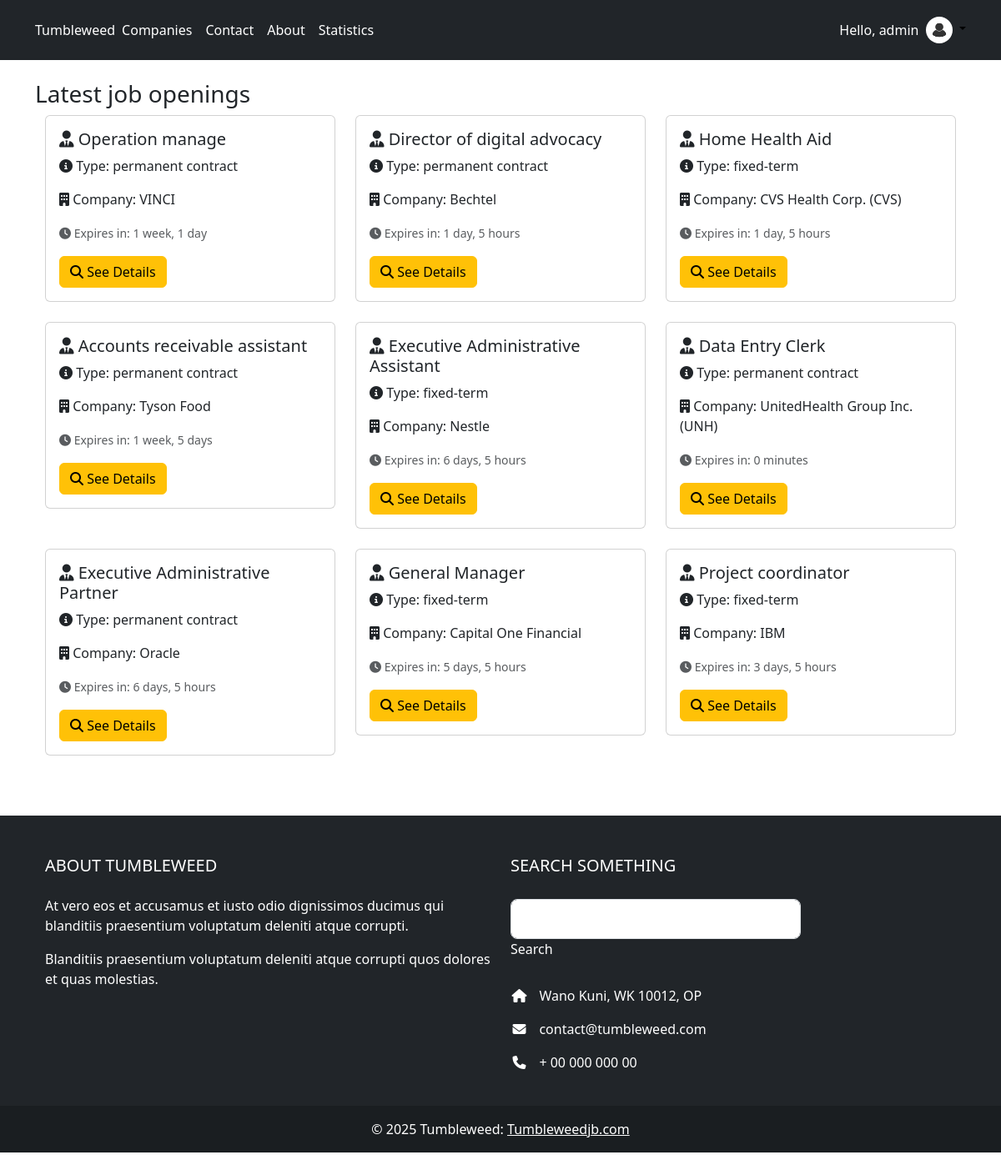
The page /home/ (signed in) on the database its author committed.
### JobBoard/models.py (models this page shows, shortened)
class CustomUser(AbstractUser):
    id = models.UUIDField(primary_key=True, default=uuid.uuid4, editable=False)
    first_name = models.CharField(max_length=50)
    middle_name = models.CharField(max_length=50, blank=True, null=True)
    last_name = models.CharField(max_length=50)
    email = models.EmailField()
    birth_date = models.DateField(auto_now=False, auto_now_add=False, default=None, null=True, blank=True,)
    Phone = models.CharField(max_length=15)
    class meta:
        verbose_name_plural = "Users"

class job_opening(models.Model):
    id = models.UUIDField(primary_key=True, default=uuid.uuid4, editable=False)
    position_name = models.CharField(max_length=100)
    reference = models.UUIDField(default=uuid.uuid4, editable=False)
    description = HTMLField()
    contrat_type =(
        ('permanent contract','permanent contract'),
        ('fixed-term','fixed-term'),
        ('Internship','Internship'),
    )
    type = models.CharField(max_length=50, choices=contrat_type, default=None)
    salary = models.FloatField()
    expiration_date = models.DateField()
    Company = models.ForeignKey(Company, on_delete=models.DO_NOTHING)
    created_at = models.DateField(auto_now=True)
    class meta:
        verbose_name_plural = "Job Openings"

class Company(models.Model):
    id = models.UUIDField(primary_key=True, default=uuid.uuid4, editable=False)
    name = models.CharField(max_length=200)
    size_choice = (
        ('0 - 10', '0 - 10'),
        ('10 - 30', '10 - 30'),
        ('30 - 50', '30 - 50'),
        ('50 - 100+', '50 - 100+')
    )
    employee_size = models.CharField(max_length=15, choices=size_choice)
    sector_choice =(
        ('Construction','Construction'),
        ('Financial Services','Financial Services'),
        ('Foodservice','Foodservice'),
        ('Healthcare','Healthcare'),
        ('Technology & Telecom','Technology & Telecom'),
        ('Other','Other')
    )
    sector = models.CharField(max_length=50, choices=sector_choice)
    logo = models.ImageField(upload_to="images/")
    email = models.EmailField(max_length=254)
    class meta:
        verbose_name_plural = "Companies"

### JobBoard/views.py (the view)
# urls.py: path('home/', views.home_view, name='home'),
@login_required
def home_view(request):
    JOpening = job_opening.objects.all()
    paginator = Paginator(JOpening, 9)
    page = request.GET.get('page')
    try:
        data_page = paginator.page(page)
    except PageNotAnInteger:
        data_page = paginator.page(1)
    except EmptyPage:
        data_page = paginator.page(paginator.num_pages)
    context = {
        'data_page': data_page,
        }
    return render(request, "JobBoard/home.html", context)

### JobBoard/templates/JobBoard/home.html
{% extends "base.html" %}
{% block content %}
<h3>Latest job openings</h3>
<div class="container">
  <div class="row">
      {% for data in data_page %}
      <div class="col-md-4 mb-4">
          <div class="card">
              <div class="card-body">
                  <h5 class="card-title"><i class="fas fa-user-tie"></i> {{ data.position_name }}</h5>
                  <p class="card-text"><i class="fas fa-info-circle"></i> Type: {{ data.type }}</p>
                  <p class="card-text"><i class="fas fa-building"></i> Company: {{ data.Company.name }}</p>
                  <p class="card-text">
                      <small class="text-muted"><i class="fas fa-clock"></i> Expires in: {{ data.expiration_date|timeuntil }}</small>
                  </p>
                  <a href="{% url 'opening-details' pk=data.pk %}" class="btn btn-warning"><i class="fas fa-search"></i> See Details</a>
              </div>
          </div>
      </div>
      {% endfor %}
  </div>
</div>
{% endblock content %}

### templates/base.html (shortened to what this page needs)
{% load static %}
<!DOCTYPE html>
<html lang="en">
  <head>
    <link
      rel="stylesheet"
      href="https://cdn.jsdelivr.net/npm/bootstrap@5.3.2/dist/css/bootstrap.min.css"
    />
    <link
      rel="stylesheet"
      href="https://cdnjs.cloudflare.com/ajax/libs/font-awesome/6.4.2/css/all.min.css"
    />
  </head>
  <body>
    <header class="p-3 text-bg-dark">
      <div class="container">
        <div
          class="d-flex flex-wrap align-items-center justify-content-center justify-content-lg-start"
        >
          <a
            href="/"
            class="d-flex align-items-center mb-2 mb-lg-0 text-white text-decoration-none"
          >
            Tumbleweed
          </a>
          <ul
            class="nav col-12 col-lg-auto me-lg-auto mb-2 justify-content-center mb-md-0"
          >
            <li>
              <a href="{% url 'companies'%}" class="nav-link px-2 text-white"
                >Companies</a
              >
            </li>
            <li>
              <a href="{% url 'contact'%}" class="nav-link px-2 text-white"
                >Contact</a
              >
            </li>
            <li>
              <a href="{% url 'about'%}" class="nav-link px-2 text-white"
                >About</a
              >
            </li>
            <li>
              <a href="{% url 'companies-json'%}" class="nav-link px-2 text-white"
                >Statistics</a
              >
            </li>
          </ul>
          {% if user.is_authenticated %} Hello, {{user.first_name}} &nbsp;
          <div class="dropdown text-end">
            <a
              href="#"
              class="d-block link-body-emphasis text-decoration-none dropdown-toggle"
              data-bs-toggle="dropdown"
              aria-expanded="false"
            >
              <img
                src="{% static 'user-profile.png'%}"
                alt="mdo"
                width="32"
                height="32"
                class="rounded-circle"
              />
            </a>
          </div>
          {% endif %}
        </div>
      </div>
    </header>
    <div class="container my-4">{% block content %} {% endblock content %}</div>
  </body>
  <div class="my-5">
    <footer class="text-white text-center text-lg-start bg-dark">
      <div class="container p-4">
        <div class="row mt-4">
          <div class="col-lg-6 col-md-12 mb-4 mb-md-0">
            <h5 class="text-uppercase mb-4">About Tumbleweed</h5>
            <p>
              At vero eos et accusamus et iusto odio dignissimos ducimus qui
              blanditiis praesentium voluptatum deleniti atque corrupti.
            </p>
            <p>
              Blanditiis praesentium voluptatum deleniti atque corrupti quos
              dolores et quas molestias.
            </p>
          </div>
          <div class="col-lg-4 col-md-6 mb-4 mb-md-0">
            <h5 class="text-uppercase mb-4 pb-1">Search something</h5>
            <div class="form-outline form-white mb-4">
              <input
                type="text"
                id="formControlLg"
                class="form-control form-control-lg"
              />
              <label class="form-label" for="formControlLg">Search</label>
            </div>
            <ul class="fa-ul" style="margin-left: 1.65em">
              <li class="mb-3">
                <span class="fa-li"><i class="fas fa-home"></i></span
                ><span class="ms-2">Wano Kuni, WK 10012, OP</span>
              </li>
              <li class="mb-3">
                <span class="fa-li"><i class="fas fa-envelope"></i></span
                ><span class="ms-2">contact@tumbleweed.com</span>
              </li>
              <li class="mb-3">
                <span class="fa-li"><i class="fas fa-phone"></i></span
                ><span class="ms-2">+ 00 000 000 00</span>
              </li>
            </ul>
          </div>
        </div>
      </div>
      <div>
        <div
          class="text-center p-3"
          style="background-color: rgba(0, 0, 0, 0.2)"
        >
          © 2025 Tumbleweed:
          <a class="text-white" href="https://mdbootstrap.com/"
            >Tumbleweedjb.com</a
          >
        </div>
      </div>
    </footer>
  </div>
</html>

### rows shown on the page
CustomUser: first_name "admin"
job_opening: position_name "Operation manage", type "permanent contract", Company.name "VINCI", expiration_date "1 week, 1 day"
job_opening: position_name "Director of digital advocacy", type "permanent contract", Company.name "Bechtel", expiration_date "1 day, 5 hours"
job_opening: position_name "Home Health Aid", type "fixed-term", Company.name "CVS Health Corp. (CVS)", expiration_date "1 day, 5 hours"
job_opening: position_name "Accounts receivable assistant", type "permanent contract", Company.name "Tyson Food", expiration_date "1 week, 5 days"
job_opening: position_name "Executive Administrative Assistant", type "fixed-term", Company.name "Nestle", expiration_date "6 days, 5 hours"
job_opening: position_name "Data Entry Clerk", type "permanent contract", Company.name "UnitedHealth Group Inc. (UNH)", expiration_date "0 minutes"
job_opening: position_name "Executive Administrative Partner", type "permanent contract", Company.name "Oracle", expiration_date "6 days, 5 hours"
job_opening: position_name "General Manager", type "fixed-term", Company.name "Capital One Financial", expiration_date "5 days, 5 hours"
job_opening: position_name "Project coordinator", type "fixed-term", Company.name "IBM", expiration_date "3 days, 5 hours"
